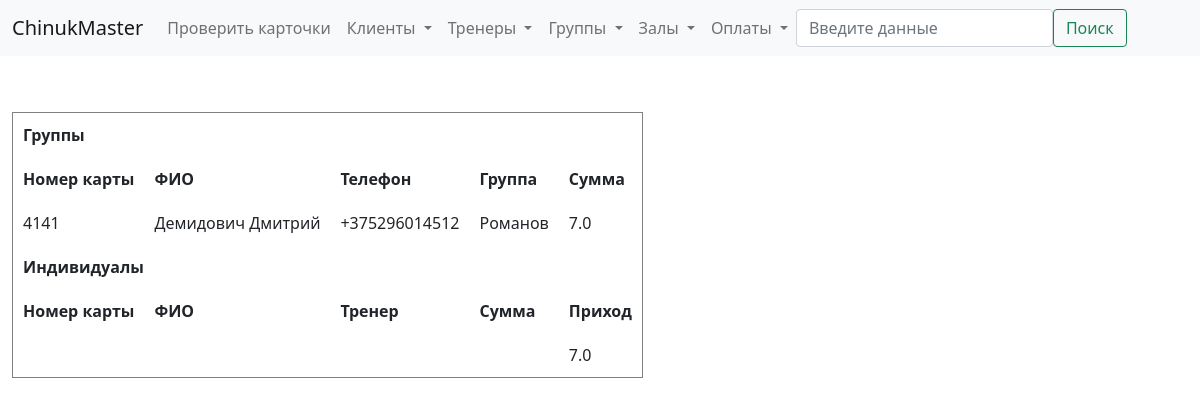
Screenshot of /report with the database file from the repository.
### billing/models.py (models this page shows, shortened)
class Payment(models.Model):
    client = models.ForeignKey(Client, on_delete=models.PROTECT, verbose_name='Плательщик')
    payment_to_choices = [
        ('G', 'В группу'),
        ('I', 'Индивидуально')
    ]
    payment_type_choices = [
        ('O', 'Разовый платеж'),
        ('M', 'Месячный взнос')
    ]
    payment_to = models.CharField(max_length=1, choices=payment_to_choices, default='G', verbose_name='Направление оплаты')
    payment_type = models.CharField(max_length=1, choices=payment_type_choices, default='M', verbose_name='Тип оплаты')
    trener = models.ForeignKey(Trener, on_delete=models.SET_NULL, verbose_name='Тренер', blank=True, null=True)
    group = models.ForeignKey(Group, on_delete=models.SET_NULL, verbose_name='Группа', blank=True, null=True)
    date = models.DateField(verbose_name='Дата оплаты', default=timezone.now)
    amount = models.FloatField(verbose_name='Сумма', default=60)
    trener_part = models.FloatField(verbose_name='Тренеру', default=0)
    def today(self):
        return date.today()
    class Meta:
        verbose_name = 'Оплата'
        verbose_name_plural = 'Оплаты'

class Client(models.Model):
    member_card = models.CharField(verbose_name='Членская карта', max_length=4, blank=True, null=True)
    name = models.CharField(verbose_name='ФИО', max_length=50, blank=True, null=True)
    tel_number = models.CharField(verbose_name='Номер телефона', max_length=20, blank=True, null=True)
    info = models.TextField(verbose_name='Дополнительная информация', null=True, blank=True)
    training_type_choices = [
        ('I', 'Индивидуал'),
        ('G', 'В группе'),
        ('B', 'Смешанный'),
    ]
    cl_type = models.CharField(verbose_name='Тип клиента', max_length=1, choices=training_type_choices, default='G')
    treners = models.ManyToManyField(Trener, verbose_name='Тренер', blank=True)
    groups = models.ManyToManyField(Group, verbose_name='Группа', blank=True)
    def __str__(self):
        return self.name
    class Meta:
        verbose_name = 'Клиент'
        verbose_name_plural = 'Клиенты'

class Group(models.Model):
    gr_type_choices = [
        ('A', 'Взрослая'),
        ('C', 'Детская')
    ]
    sport_type_choices = [
        ('B', 'Классический бокс'),
        ('T', 'Тайский бокс'),
        ('W', 'Женская группа'),
        ('M', 'ММА')
    ]
    gr_type = models.CharField(verbose_name='Возраст', max_length=1, choices=gr_type_choices, default='A')
    sport_type = models.CharField(verbose_name='Тип', max_length=1, choices = sport_type_choices, default='T')
    time = models.TimeField(verbose_name='Время')
    trener = models.ForeignKey('Trener', verbose_name='Тренер', on_delete=models.SET_NULL, null=True, blank=True)
    address = models.ForeignKey('Address', verbose_name='Зал', on_delete=models.SET_NULL, null=True, blank=True)
    class Meta:
        verbose_name = 'Группа'
        verbose_name_plural = 'Группы'

class Trener(models.Model):
    name = models.CharField(max_length=50, verbose_name = 'Имя')
    tel_number = models.CharField(max_length=20, verbose_name = 'Номер телефона')
    info = models.TextField(blank=True, null=False, verbose_name = 'Дополнительная информация')
    photo = models.ImageField(verbose_name='Фото', upload_to='billing/media/treners', height_field=None, width_field=None, null=True, blank=True)
    class Meta:
        verbose_name = 'Тренер'
        verbose_name_plural = 'Тренеры'
    def __str__(self):
        return self.name.split(' ')[0]

### billing/views.py (the view)
# urls.py: path('report', views.get_report, name='get_report'),
def get_report(request):
    payments = Payment.objects.all()
    return render(request, 'billing/report.html', {
        'payments': payments,
        'result' : total_payment(payments, date.today()),
    })

### billing/views.py (called while the page is built)
def total_payment(payments, date=date.today()):
    result = 0
    for payment in payments:
        if payment.date >= date:
            if payment.payment_to == 'G':
                result += payment.amount
            else:
                result += payment.total_amount()
    return result

### ChinukMaster/templates/billing/report.html (shortened to what this page needs)
{% extends 'billing/base.html' %}
{% block content %}
    <table cellpadding='10' border="1px solid black">
        <tr>
            <th colspan="5">Группы</th>
        </tr>
        <tr>
            <th>Номер карты</th>
            <th>ФИО</th>
            <th>Телефон</th>
            <th>Группа</th>
            <th>Сумма</th>
        </tr>
    {% for payment in payments %}
        {% if payment.group %}
            {% if payment.date == payment.today %}
                <tr>
                    <td>{{payment.client.member_card}}</td>
                    <td>{{payment.client}}</td>
                    <td>{{payment.client.tel_number}}</td>
                    <td>{{payment.group.trener}}</td>
                    <td>{{payment.amount}}</td>
                </tr>
            {% endif %}
        {% endif %}
    {% endfor %}
    <tr>
        <th colspan="5">Индивидуалы</th>
    </tr>
    <tr>
        <th>Номер карты</th>
        <th>ФИО</th>
        <th>Тренер</th>
        <th>Сумма</th>
        <th>Приход</th>
    </tr>
    <tr>
        <td></td>
        <td></td>
        <td></td>
        <td></td>
        <td>{{result}}</td>
    </tr>
</table>
{% endblock %}

### rows the page displays
Payment: client.member_card "4141", client "Демидович Дмитрий", client.tel_number "+375296014512", group.trener "Романов", amount "7.0"

### other values shown
{{ result }} "7.0"
